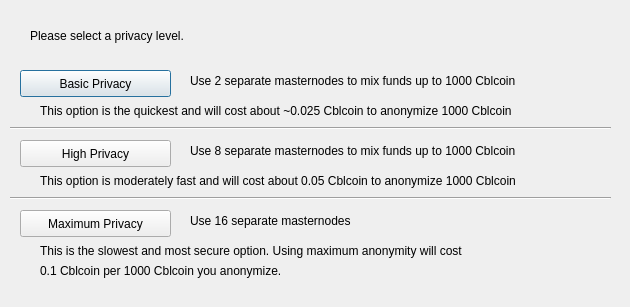
<?xml version="1.0" encoding="UTF-8"?>
<ui version="4.0">
 <class>DarksendConfig</class>
 <widget class="QDialog" name="DarksendConfig">
  <property name="geometry">
   <rect>
    <x>0</x>
    <y>0</y>
    <width>630</width>
    <height>307</height>
   </rect>
  </property>
  <property name="windowTitle">
   <string>Configure Darksend</string>
  </property>
  <widget class="QPushButton" name="buttonBasic">
   <property name="geometry">
    <rect>
     <x>20</x>
     <y>70</y>
     <width>151</width>
     <height>27</height>
    </rect>
   </property>
   <property name="text">
    <string>Basic Privacy</string>
   </property>
  </widget>
  <widget class="QPushButton" name="buttonHigh">
   <property name="geometry">
    <rect>
     <x>20</x>
     <y>140</y>
     <width>151</width>
     <height>27</height>
    </rect>
   </property>
   <property name="text">
    <string>High Privacy</string>
   </property>
  </widget>
  <widget class="QPushButton" name="buttonMax">
   <property name="geometry">
    <rect>
     <x>20</x>
     <y>210</y>
     <width>151</width>
     <height>27</height>
    </rect>
   </property>
   <property name="text">
    <string>Maximum Privacy</string>
   </property>
  </widget>
  <widget class="QLabel" name="label">
   <property name="geometry">
    <rect>
     <x>30</x>
     <y>20</y>
     <width>571</width>
     <height>31</height>
    </rect>
   </property>
   <property name="text">
    <string>Please select a privacy level.</string>
   </property>
  </widget>
  <widget class="QLabel" name="label_2">
   <property name="geometry">
    <rect>
     <x>190</x>
     <y>70</y>
     <width>421</width>
     <height>21</height>
    </rect>
   </property>
   <property name="text">
    <string>Use 2 separate masternodes to mix funds up to 1000 Cblcoin</string>
   </property>
  </widget>
  <widget class="QLabel" name="label_3">
   <property name="geometry">
    <rect>
     <x>190</x>
     <y>140</y>
     <width>411</width>
     <height>21</height>
    </rect>
   </property>
   <property name="text">
    <string>Use 8 separate masternodes to mix funds up to 1000 Cblcoin</string>
   </property>
  </widget>
  <widget class="QLabel" name="label_4">
   <property name="geometry">
    <rect>
     <x>190</x>
     <y>210</y>
     <width>421</width>
     <height>21</height>
    </rect>
   </property>
   <property name="text">
    <string>Use 16 separate masternodes</string>
   </property>
  </widget>
  <widget class="QLabel" name="label_6">
   <property name="geometry">
    <rect>
     <x>40</x>
     <y>100</y>
     <width>561</width>
     <height>21</height>
    </rect>
   </property>
   <property name="text">
    <string>This option is the quickest and will cost about ~0.025 Cblcoin to anonymize 1000 Cblcoin</string>
   </property>
  </widget>
  <widget class="QLabel" name="label_7">
   <property name="geometry">
    <rect>
     <x>40</x>
     <y>170</y>
     <width>561</width>
     <height>21</height>
    </rect>
   </property>
   <property name="text">
    <string>This option is moderately fast and will cost about 0.05 Cblcoin to anonymize 1000 Cblcoin</string>
   </property>
  </widget>
  <widget class="QLabel" name="label_8">
   <property name="geometry">
    <rect>
     <x>40</x>
     <y>240</y>
     <width>561</width>
     <height>21</height>
    </rect>
   </property>
   <property name="text">
    <string>This is the slowest and most secure option. Using maximum anonymity will cost</string>
   </property>
  </widget>
  <widget class="QLabel" name="label_9">
   <property name="geometry">
    <rect>
     <x>40</x>
     <y>260</y>
     <width>561</width>
     <height>21</height>
    </rect>
   </property>
   <property name="text">
    <string>0.1 Cblcoin per 1000 Cblcoin you anonymize.</string>
   </property>
  </widget>
  <widget class="Line" name="line">
   <property name="geometry">
    <rect>
     <x>10</x>
     <y>120</y>
     <width>601</width>
     <height>16</height>
    </rect>
   </property>
   <property name="orientation">
    <enum>Qt::Horizontal</enum>
   </property>
  </widget>
  <widget class="Line" name="line_2">
   <property name="geometry">
    <rect>
     <x>10</x>
     <y>190</y>
     <width>601</width>
     <height>16</height>
    </rect>
   </property>
   <property name="orientation">
    <enum>Qt::Horizontal</enum>
   </property>
  </widget>
 </widget>
 <resources/>
 <connections/>
</ui>
